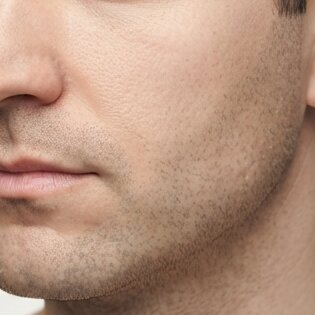
#> input picture assets/poses/face/closeup.masculine.jpg, 315 x 315 px, given in place of body_front.masculine.jpg, which was not available
$ python pose-silhouettes.py
#> lines starting #> are read from the running program, lines starting #| are printed output that depends on the picture; after the words box and inside, x2 and y2 are one past the last pixel; in counts of white or black regions, pixels touching at a corner belong together; pictures that were not available may be replaced by others from this repository, and a replacement may not be noted
#!/usr/bin/env python3
"""
Gera as silhuetas da câmera a partir das fotos masculinas das poses (assets/poses).

Separa a pessoa do fundo liso, extrai o contorno externo, simplifica e encaixa numa caixa
100×160 (a mesma do <Silhouette>). Onde a foto corta o corpo, o traçado fica aberto e encosta
na borda da tela. Saída: src/features/progress-photos/templates/overlays/silhouette-paths.ts.

Requer OpenCV (fora do projeto, num ambiente isolado):
  python3 -m venv /tmp/pose-venv && /tmp/pose-venv/bin/pip install opencv-python-headless numpy
  /tmp/pose-venv/bin/python scripts/pose-silhouettes.py [--preview pasta]
Depois rode `npm run check`. Com --preview, grava cada foto com o contorno em vermelho.
"""
import argparse, os, subprocess
import cv2, numpy as np

ROOT = os.path.join(os.path.dirname(__file__), '..')
POSES = os.path.join(ROOT, 'assets/poses')
OUT = os.path.join(ROOT, 'src/features/progress-photos/templates/overlays/silhouette-paths.ts')
SRC = {
  'body-front': 'weight_loss/body_front', 'body-back': 'weight_loss/body_back',
  'body-side': 'weight_loss/body_left', 'body-torso': 'weight_loss/torso',
  'body-arms': 'weight_loss/arms_relaxed', 'body-arms-flexed': 'weight_loss/arms_flexed',
  'body-legs': 'weight_loss/legs', 'body-glutes': 'weight_loss/glutes',
  'head-front': 'hair/hairline', 'head-temple': 'hair/temple_left', 'head-top': 'hair/mid_scalp',
  'head-back': 'hair/nape', 'face-front': 'face/face_front', 'face-45': 'face/face_45_left',
  'face-profile': 'face/profile_left',
}
BW, BH, MARGIN = 100, 160, 4

def mask_of(img):
    h, w = img.shape[:2]
    lab = cv2.cvtColor(cv2.GaussianBlur(img, (5, 5), 0), cv2.COLOR_BGR2LAB).astype(np.float32)
    border = np.concatenate([lab[:4].reshape(-1,3), lab[-4:].reshape(-1,3), lab[:, :4].reshape(-1,3), lab[:, -4:].reshape(-1,3)])
    bg = np.median(border, axis=0)
    d = np.linalg.norm((lab - bg) * [0.6, 1.4, 1.4], axis=2)
    sure_fg = d > 28
    prob_fg = d > 12
    gc = np.full((h, w), cv2.GC_BGD, np.uint8)
    gc[prob_fg] = cv2.GC_PR_FGD
    gc[sure_fg] = cv2.GC_FGD
    bgd, fgd = np.zeros((1, 65), np.float64), np.zeros((1, 65), np.float64)
    cv2.grabCut(img, gc, None, bgd, fgd, 6, cv2.GC_INIT_WITH_MASK)
    m = np.where((gc == cv2.GC_FGD) | (gc == cv2.GC_PR_FGD), 255, 0).astype(np.uint8)
    k = cv2.getStructuringElement(cv2.MORPH_ELLIPSE, (7, 7))
    m = cv2.morphologyEx(m, cv2.MORPH_OPEN, k); m = cv2.morphologyEx(m, cv2.MORPH_CLOSE, k)
    n, lbl, stats, _ = cv2.connectedComponentsWithStats(m)
    big = 1 + np.argmax(stats[1:, cv2.CC_STAT_AREA])
    m = np.where(lbl == big, 255, 0).astype(np.uint8)
    cs, _ = cv2.findContours(m, cv2.RETR_EXTERNAL, cv2.CHAIN_APPROX_NONE)
    filled = np.zeros_like(m); cv2.drawContours(filled, cs, -1, 255, -1)
    return filled

def path_of(mask):
    h, w = mask.shape
    cs, _ = cv2.findContours(mask, cv2.RETR_EXTERNAL, cv2.CHAIN_APPROX_NONE)
    c = max(cs, key=cv2.contourArea)
    c = cv2.approxPolyDP(c, 1.6, True).reshape(-1, 2).astype(float)
    x0, y0, bw, bh = cv2.boundingRect(mask)
    # Sides where the photo crops the body: the outline runs to the screen edge there.
    T = 6
    top, bottom = y0 <= T, y0 + bh >= h - T
    left, right = x0 <= T, x0 + bw >= w - T
    aw = BW - (0 if left else MARGIN) - (0 if right else MARGIN)
    ah = BH - (0 if top else MARGIN) - (0 if bottom else MARGIN)
    s = min(aw / bw, ah / bh)
    def place(lo, hi, start, size, total):
        if lo and not hi: return -start * s
        if hi and not lo: return total - (start + size) * s
        return (total - size * s) / 2 - start * s
    # Width-bound shapes (head-and-shoulders, flexed arms) stay vertically centered, so the
    # face lands mid-screen instead of at the bottom.
    wide = aw / bw < ah / bh
    ox = place(left, right, x0, bw, BW)
    oy = place(top and not wide, bottom and not wide, y0, bh, BH)
    tol = 6
    on_edge = lambda p: p[0] <= tol or p[1] <= tol or p[0] >= w-1-tol or p[1] >= h-1-tol
    n = len(c)
    keep = [not (on_edge(c[i]) and on_edge(c[(i+1) % n])) for i in range(n)]  # segment i -> i+1
    if all(keep):
        parts, closed = [list(c)], True
    else:
        closed = False
        k0 = keep.index(False)  # start right after a dropped segment so runs never wrap
        parts, cur = [], []
        for j in range(1, n+1):
            i = (k0 + j) % n
            if keep[i]:
                if not cur: cur = [c[i]]
                cur.append(c[(i+1) % n])
            elif cur:
                parts.append(cur); cur = []
        if cur: parts.append(cur)
    # Drop specks (e.g. a notch left where the outline meets the crop edge).
    length = lambda part: sum(np.hypot(*(np.array(part[i+1]) - part[i])) for i in range(len(part)-1))
    total = sum(length(part) for part in parts)
    parts = [part for part in parts if length(part) * s > 12]  # >12 units on screen
    fmt = lambda p: f"{p[0]*s+ox:.1f} {p[1]*s+oy:.1f}"
    d = ' '.join('M' + ' L'.join(fmt(p) for p in part) + ('Z' if closed else '') for part in parts if len(part) > 1)
    return d, (x0, y0, bw, bh, s, ox, oy)


def main():
    ap = argparse.ArgumentParser()
    ap.add_argument('--preview', help='pasta para as imagens de conferência')
    args = ap.parse_args()
    lines = [
        '// Gerado por scripts/pose-silhouettes.py a partir de assets/poses — não editar à mão.',
        "import type { OverlayKey } from '../types';",
        '',
        '/** Camera framing outlines (SVG path data in a 100×160 box), traced from the pose photos. */',
        'export const silhouettePaths: Record<OverlayKey, string> = {',
    ]
    for key, rel in SRC.items():
        img = cv2.imread(os.path.join(POSES, rel + '.masculine.jpg'))
#> img is the input picture: shape (315, 315, 3); mean B, G, R 125.5, 146.2, 181.6
        if img is None:
            raise SystemExit(f'Foto ausente: assets/poses/{rel}.masculine.jpg')
        mask = mask_of(img)
#> in mask_of, `lab = cv2.cvtColor(cv2.GaussianBlur(img, (5, 5), 0), cv2.COLOR_BGR2LAB..`:
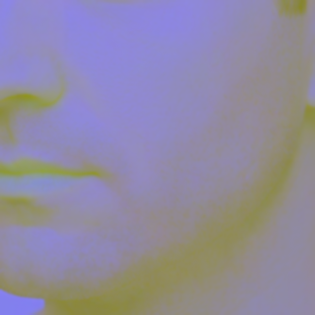
#> lab: shape (315, 315, 3) float32; mean B, G, R 160.8, 138.4, 144.2
#> in mask_of, `bg = np.median(border, axis=0)`: bg = [158, 138, 144]
#> in mask_of, `d = np.linalg.norm((lab - bg) * [0.6, 1.4, 1.4], axis=2)`:
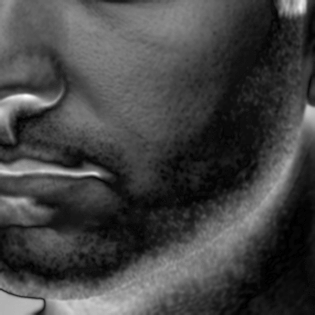
#> d: shape (315, 315) float64; min 0, max 76.1, mean 20.4; drawn with min black and max white
#> in mask_of, `sure_fg = d > 28`:
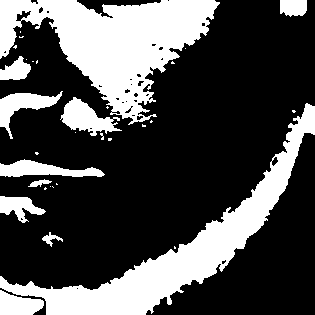
#> sure_fg: shape (315, 315) bool; 30.2% white; 32 white regions (21 under 20 px), largest, box (x1, y1, x2, y2) and area: (0, 0, 220, 125) 12751, (0, 103, 315, 315) 11336, (60, 97, 122, 136) 1152
#> in mask_of, `prob_fg = d > 12`:
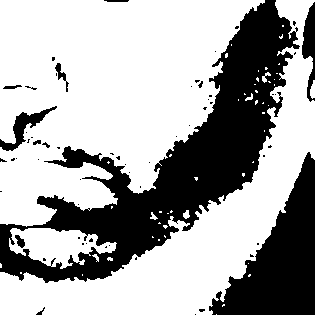
#> prob_fg: shape (315, 315) bool; 66% white; 60 black regions (49 under 20 px), largest, box (x1, y1, x2, y2) and area: (0, 0, 300, 283) 23552, (209, 152, 315, 315) 8164, (302, 2, 315, 102) 703
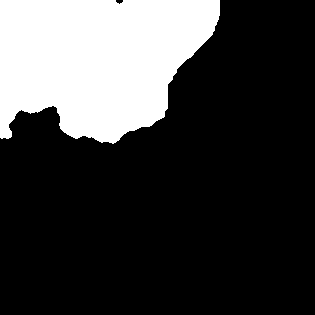
#> mask: shape (315, 315); 24.3% white; 1 white region
        d, _ = path_of(mask)
#> in path_of, `cs, _ = cv2.findContours(mask, cv2.RETR_EXTERNAL, cv2.CHAIN_APPROX_NONE)`: cs = 1 contour; box (x1, y1, x2, y2) and area: (0, 0, 220, 144) 23775
#> in path_of, `c = max(cs, key=cv2.contourArea)`: c = contour of 676 points, box (x1, y1, x2, y2) (0, 0, 220, 144), area 23775
#> in path_of, `c = cv2.approxPolyDP(c, 1.6, True).reshape(-1, 2).astype(float)`: c = 30 pairs, first value 0 to 219, second value 0 to 143
#> in path_of, `x0, y0, bw, bh = cv2.boundingRect(mask)`: x0 = 0; bw = 220; bh = 144
#> in path_of, `top, bottom = y0 <= T, y0 + bh >= h - T`: top = True; bottom = False
#> in path_of, `left, right = x0 <= T, x0 + bw >= w - T`: left = True; right = False
#> in path_of, `aw = BW - (0 if left else MARGIN) - (0 if right else MARGIN)`: aw = 96
#> in path_of, `ah = BH - (0 if top else MARGIN) - (0 if bottom else MARGIN)`: ah = 156
#> in path_of, `s = min(aw / bw, ah / bh)`: s = 0.436
#> in path_of, `wide = aw / bw < ah / bh`: wide = True
#> in path_of, `ox = place(left, right, x0, bw, BW)`: ox = 0
#> in path_of, `oy = place(top and not wide, bottom and not wide, y0, bh, BH)`: oy = 48.58
#> in path_of, `n = len(c)`: n = 30
#> in path_of, `keep = [not (on_edge(c[i]) and on_edge(c[(i+1) % n])) for i in range(n)]`: keep = 30 items, first 6: True, True, True, True, True, True
#> in path_of, `k0 = keep.index(False)`: k0 = 25
#> the loop in path_of, `for j in range(1, n+1):` made 30 passes
#> i on pass 5: 0
#> i on passes 1, 2, 3, 4, 6, 7: 26, 27, 28, 29, 1, 2
#> after the loop in path_of, `for j in range(1, n+1):`: cur = []; parts = 1 item
#> in path_of, `total = sum(length(part) for part in parts)`: total = 356.7
        lines.append(f"  '{key}': '{d}',")
        if args.preview:
            os.makedirs(args.preview, exist_ok=True)
            cs, _ = cv2.findContours(mask, cv2.RETR_EXTERNAL, cv2.CHAIN_APPROX_NONE)
            cv2.drawContours(img, cs, -1, (0, 0, 255), 2)
            cv2.imwrite(os.path.join(args.preview, key + '.png'), img)
        print('ok ', key)
#> pass 2 of the loop in main, `for key, rel in SRC.items():`:
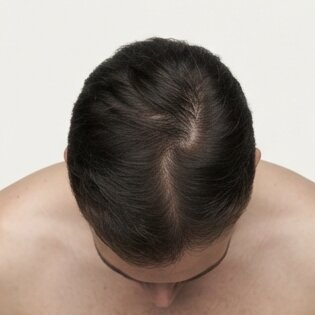
#> input picture assets/poses/hair/crown.masculine.jpg, 315 x 315 px, given in place of body_back.masculine.jpg, which was not available
#> in main, img is the input picture: shape (315, 315, 3); mean B, G, R 133.2, 142.3, 154.5
#> in mask_of (call 2), `lab = cv2.cvtColor(cv2.GaussianBlur(img, (5, 5), 0), cv2.COLOR_BGR2LAB..`:
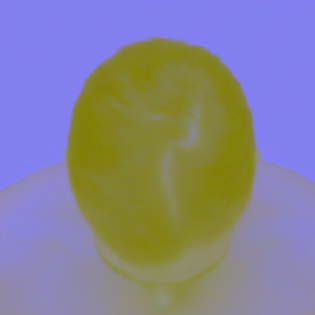
#> lab: shape (315, 315, 3) float32; mean B, G, R 148.1, 131.3, 134.7
#> bg = [239, 128, 131]
#> sure_fg: shape (315, 315) bool; 63.1% white; 4 black regions (1 under 20 px), largest, box (x1, y1, x2, y2) and area: (0, 0, 315, 191) 33047, (0, 184, 63, 261) 2765, (285, 206, 315, 248) 776
#> prob_fg: shape (315, 315) bool; 67.2% white; 1 black region, box (x1, y1, x2, y2) and area: (0, 0, 315, 189) 32567
#> in main, `mask = mask_of(img)`:
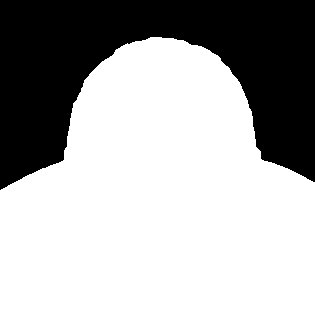
#> mask: shape (315, 315); 66.9% white; 1 black region
#> cs = 1 contour; box (x1, y1, x2, y2) and area: (0, 37, 315, 315) 65832
#> in path_of (call 2), `c = cv2.approxPolyDP(c, 1.6, True).reshape(-1, 2).astype(float)`: c = 23 rows, first 8: [0, 190], [0, 314], [314, 314], [314, 182], [287, 168], [260, 158], [260, 151], [255, 146]
#> the loop in path_of (call 2), `for j in range(1, n+1):` made 23 passes
#> i on pass 3: 3
    lines.append('};')
    with open(OUT, 'w') as f:
        f.write('\n'.join(lines) + '\n')
    subprocess.run(['npx', 'prettier', '--write', OUT], cwd=ROOT, check=True, capture_output=True)
    print('Gerado:', os.path.relpath(OUT, ROOT))


if __name__ == '__main__':
#> (the run stopped early here; a loop or call above may not have finished)
